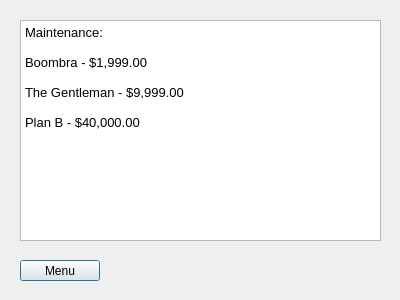
<?xml version="1.0" encoding="UTF-8"?>
<ui version="4.0">
 <class>maintenance</class>
 <widget class="QDialog" name="maintenance">
  <property name="geometry">
   <rect>
    <x>0</x>
    <y>0</y>
    <width>400</width>
    <height>300</height>
   </rect>
  </property>
  <property name="windowTitle">
   <string>Dialog</string>
  </property>
  <widget class="QPushButton" name="backButton">
   <property name="geometry">
    <rect>
     <x>20</x>
     <y>260</y>
     <width>80</width>
     <height>21</height>
    </rect>
   </property>
   <property name="text">
    <string>Menu</string>
   </property>
  </widget>
  <widget class="QTextBrowser" name="textBrowser">
   <property name="geometry">
    <rect>
     <x>20</x>
     <y>20</y>
     <width>361</width>
     <height>221</height>
    </rect>
   </property>
   <property name="html">
    <string>&lt;!DOCTYPE HTML PUBLIC &quot;-//W3C//DTD HTML 4.0//EN&quot; &quot;http://www.w3.org/TR/REC-html40/strict.dtd&quot;&gt;
&lt;html&gt;&lt;head&gt;&lt;meta name=&quot;qrichtext&quot; content=&quot;1&quot; /&gt;&lt;style type=&quot;text/css&quot;&gt;
p, li { white-space: pre-wrap; }
&lt;/style&gt;&lt;/head&gt;&lt;body style=&quot; font-family:'MS Shell Dlg 2'; font-size:8.25pt; font-weight:400; font-style:normal;&quot;&gt;
&lt;p style=&quot; margin-top:0px; margin-bottom:0px; margin-left:0px; margin-right:0px; -qt-block-indent:0; text-indent:0px;&quot;&gt;&lt;span style=&quot; font-size:10pt;&quot;&gt;Maintenance:&lt;/span&gt;&lt;/p&gt;
&lt;p style=&quot;-qt-paragraph-type:empty; margin-top:0px; margin-bottom:0px; margin-left:0px; margin-right:0px; -qt-block-indent:0; text-indent:0px; font-size:10pt;&quot;&gt;&lt;br /&gt;&lt;/p&gt;
&lt;p style=&quot; margin-top:0px; margin-bottom:0px; margin-left:0px; margin-right:0px; -qt-block-indent:0; text-indent:0px;&quot;&gt;&lt;span style=&quot; font-size:10pt;&quot;&gt;Boombra - $1,999.00&lt;/span&gt;&lt;/p&gt;
&lt;p style=&quot;-qt-paragraph-type:empty; margin-top:0px; margin-bottom:0px; margin-left:0px; margin-right:0px; -qt-block-indent:0; text-indent:0px; font-size:10pt;&quot;&gt;&lt;br /&gt;&lt;/p&gt;
&lt;p style=&quot; margin-top:0px; margin-bottom:0px; margin-left:0px; margin-right:0px; -qt-block-indent:0; text-indent:0px;&quot;&gt;&lt;span style=&quot; font-size:10pt;&quot;&gt;The Gentleman - $9,999.00&lt;/span&gt;&lt;/p&gt;
&lt;p style=&quot;-qt-paragraph-type:empty; margin-top:0px; margin-bottom:0px; margin-left:0px; margin-right:0px; -qt-block-indent:0; text-indent:0px; font-size:10pt;&quot;&gt;&lt;br /&gt;&lt;/p&gt;
&lt;p style=&quot; margin-top:0px; margin-bottom:0px; margin-left:0px; margin-right:0px; -qt-block-indent:0; text-indent:0px;&quot;&gt;&lt;span style=&quot; font-size:10pt;&quot;&gt;Plan B - $40,000.00&lt;/span&gt;&lt;/p&gt;&lt;/body&gt;&lt;/html&gt;</string>
   </property>
  </widget>
 </widget>
 <resources/>
 <connections/>
</ui>
